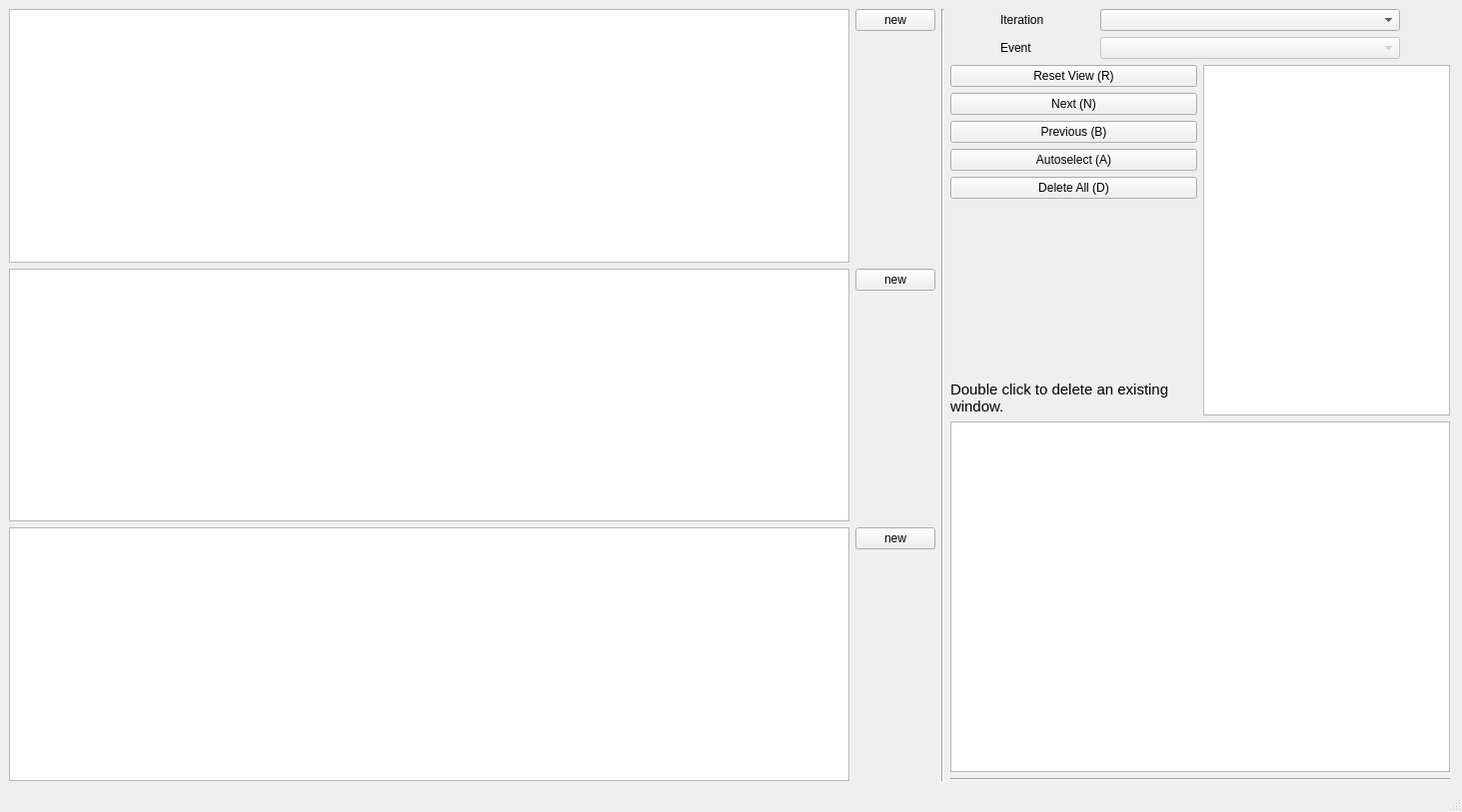
<?xml version="1.0" encoding="UTF-8"?>
<ui version="4.0">
 <class>MainWindow</class>
 <widget class="QMainWindow" name="MainWindow">
  <property name="enabled">
   <bool>true</bool>
  </property>
  <property name="geometry">
   <rect>
    <x>0</x>
    <y>0</y>
    <width>1463</width>
    <height>813</height>
   </rect>
  </property>
  <property name="minimumSize">
   <size>
    <width>800</width>
    <height>600</height>
   </size>
  </property>
  <property name="windowTitle">
   <string>LASIF Misfit GUI</string>
  </property>
  <widget class="QWidget" name="centralwidget">
   <property name="sizePolicy">
    <sizepolicy hsizetype="Maximum" vsizetype="Maximum">
     <horstretch>0</horstretch>
     <verstretch>0</verstretch>
    </sizepolicy>
   </property>
   <property name="autoFillBackground">
    <bool>false</bool>
   </property>
   <layout class="QHBoxLayout" name="horizontalLayout_5" stretch="10,1,1">
    <property name="rightMargin">
     <number>12</number>
    </property>
    <item>
     <layout class="QVBoxLayout" name="verticalLayout_6">
      <item>
       <layout class="QHBoxLayout" name="horizontalLayout_4" stretch="10,0">
        <item>
         <widget class="PlotWidget" name="z_graph">
          <property name="sizePolicy">
           <sizepolicy hsizetype="Ignored" vsizetype="Expanding">
            <horstretch>0</horstretch>
            <verstretch>0</verstretch>
           </sizepolicy>
          </property>
         </widget>
        </item>
        <item>
         <layout class="QVBoxLayout" name="verticalLayout_4">
          <item>
           <widget class="QPushButton" name="z_new_Button">
            <property name="text">
             <string>new</string>
            </property>
           </widget>
          </item>
          <item>
           <spacer name="verticalSpacer_3">
            <property name="orientation">
             <enum>Qt::Vertical</enum>
            </property>
            <property name="sizeHint" stdset="0">
             <size>
              <width>20</width>
              <height>40</height>
             </size>
            </property>
           </spacer>
          </item>
         </layout>
        </item>
       </layout>
      </item>
      <item>
       <layout class="QHBoxLayout" name="horizontalLayout_3" stretch="10,0">
        <item>
         <widget class="PlotWidget" name="n_graph">
          <property name="sizePolicy">
           <sizepolicy hsizetype="Ignored" vsizetype="Expanding">
            <horstretch>0</horstretch>
            <verstretch>0</verstretch>
           </sizepolicy>
          </property>
         </widget>
        </item>
        <item>
         <layout class="QVBoxLayout" name="verticalLayout_2">
          <item>
           <widget class="QPushButton" name="n_new_Button">
            <property name="text">
             <string>new</string>
            </property>
           </widget>
          </item>
          <item>
           <spacer name="verticalSpacer_2">
            <property name="orientation">
             <enum>Qt::Vertical</enum>
            </property>
            <property name="sizeHint" stdset="0">
             <size>
              <width>20</width>
              <height>40</height>
             </size>
            </property>
           </spacer>
          </item>
         </layout>
        </item>
       </layout>
      </item>
      <item>
       <layout class="QHBoxLayout" name="horizontalLayout_2" stretch="10,0">
        <item>
         <widget class="PlotWidget" name="e_graph">
          <property name="sizePolicy">
           <sizepolicy hsizetype="Ignored" vsizetype="Expanding">
            <horstretch>0</horstretch>
            <verstretch>0</verstretch>
           </sizepolicy>
          </property>
         </widget>
        </item>
        <item>
         <layout class="QVBoxLayout" name="verticalLayout_5">
          <item>
           <widget class="QPushButton" name="e_new_Button">
            <property name="text">
             <string>new</string>
            </property>
           </widget>
          </item>
          <item>
           <spacer name="verticalSpacer_4">
            <property name="orientation">
             <enum>Qt::Vertical</enum>
            </property>
            <property name="sizeHint" stdset="0">
             <size>
              <width>20</width>
              <height>40</height>
             </size>
            </property>
           </spacer>
          </item>
         </layout>
        </item>
       </layout>
      </item>
     </layout>
    </item>
    <item>
     <widget class="Line" name="line">
      <property name="orientation">
       <enum>Qt::Vertical</enum>
      </property>
     </widget>
    </item>
    <item>
     <layout class="QVBoxLayout" name="verticalLayout_3">
      <item>
       <layout class="QGridLayout" name="gridLayout">
        <item row="0" column="0">
         <widget class="QLabel" name="label">
          <property name="sizePolicy">
           <sizepolicy hsizetype="Fixed" vsizetype="Preferred">
            <horstretch>0</horstretch>
            <verstretch>0</verstretch>
           </sizepolicy>
          </property>
          <property name="text">
           <string>Iteration</string>
          </property>
         </widget>
        </item>
        <item row="0" column="1">
         <widget class="QComboBox" name="iteration_selection_comboBox">
          <property name="sizePolicy">
           <sizepolicy hsizetype="Preferred" vsizetype="Fixed">
            <horstretch>0</horstretch>
            <verstretch>0</verstretch>
           </sizepolicy>
          </property>
          <property name="maximumSize">
           <size>
            <width>300</width>
            <height>16777215</height>
           </size>
          </property>
          <property name="editable">
           <bool>false</bool>
          </property>
          <property name="currentText" stdset="0">
           <string/>
          </property>
         </widget>
        </item>
        <item row="1" column="0">
         <widget class="QLabel" name="label_2">
          <property name="sizePolicy">
           <sizepolicy hsizetype="Preferred" vsizetype="Preferred">
            <horstretch>0</horstretch>
            <verstretch>0</verstretch>
           </sizepolicy>
          </property>
          <property name="text">
           <string>Event</string>
          </property>
         </widget>
        </item>
        <item row="1" column="1">
         <widget class="QComboBox" name="event_selection_comboBox">
          <property name="enabled">
           <bool>false</bool>
          </property>
          <property name="sizePolicy">
           <sizepolicy hsizetype="Preferred" vsizetype="Fixed">
            <horstretch>0</horstretch>
            <verstretch>0</verstretch>
           </sizepolicy>
          </property>
          <property name="maximumSize">
           <size>
            <width>300</width>
            <height>16777215</height>
           </size>
          </property>
          <property name="editable">
           <bool>false</bool>
          </property>
          <property name="currentText" stdset="0">
           <string/>
          </property>
         </widget>
        </item>
       </layout>
      </item>
      <item>
       <layout class="QHBoxLayout" name="horizontalLayout" stretch="1,1">
        <item>
         <layout class="QVBoxLayout" name="verticalLayout">
          <item>
           <widget class="QPushButton" name="reset_view_Button">
            <property name="sizePolicy">
             <sizepolicy hsizetype="Minimum" vsizetype="Preferred">
              <horstretch>0</horstretch>
              <verstretch>0</verstretch>
             </sizepolicy>
            </property>
            <property name="text">
             <string>Reset View (R)</string>
            </property>
            <property name="shortcut">
             <string>R</string>
            </property>
           </widget>
          </item>
          <item>
           <widget class="QPushButton" name="next_Button">
            <property name="sizePolicy">
             <sizepolicy hsizetype="Minimum" vsizetype="Preferred">
              <horstretch>0</horstretch>
              <verstretch>0</verstretch>
             </sizepolicy>
            </property>
            <property name="text">
             <string>Next (N)</string>
            </property>
            <property name="shortcut">
             <string>N</string>
            </property>
           </widget>
          </item>
          <item>
           <widget class="QPushButton" name="previous_Button">
            <property name="sizePolicy">
             <sizepolicy hsizetype="Minimum" vsizetype="Preferred">
              <horstretch>0</horstretch>
              <verstretch>0</verstretch>
             </sizepolicy>
            </property>
            <property name="text">
             <string>Previous (B)</string>
            </property>
            <property name="shortcut">
             <string>B</string>
            </property>
           </widget>
          </item>
          <item>
           <widget class="QPushButton" name="autoselect_Button">
            <property name="sizePolicy">
             <sizepolicy hsizetype="Minimum" vsizetype="Preferred">
              <horstretch>0</horstretch>
              <verstretch>0</verstretch>
             </sizepolicy>
            </property>
            <property name="text">
             <string>Autoselect (A)</string>
            </property>
            <property name="shortcut">
             <string>A</string>
            </property>
           </widget>
          </item>
          <item>
           <widget class="QPushButton" name="delete_all_Button">
            <property name="sizePolicy">
             <sizepolicy hsizetype="Minimum" vsizetype="Preferred">
              <horstretch>0</horstretch>
              <verstretch>0</verstretch>
             </sizepolicy>
            </property>
            <property name="text">
             <string>Delete All (D)</string>
            </property>
            <property name="shortcut">
             <string>D</string>
            </property>
           </widget>
          </item>
          <item>
           <spacer name="verticalSpacer">
            <property name="orientation">
             <enum>Qt::Vertical</enum>
            </property>
            <property name="sizeHint" stdset="0">
             <size>
              <width>20</width>
              <height>40</height>
             </size>
            </property>
           </spacer>
          </item>
          <item>
           <widget class="QLabel" name="label_3">
            <property name="font">
             <font>
              <pointsize>11</pointsize>
             </font>
            </property>
            <property name="text">
             <string>Double click to delete an existing window.</string>
            </property>
            <property name="textFormat">
             <enum>Qt::PlainText</enum>
            </property>
            <property name="wordWrap">
             <bool>true</bool>
            </property>
           </widget>
          </item>
         </layout>
        </item>
        <item>
         <widget class="QListWidget" name="stations_listWidget">
          <property name="sizePolicy">
           <sizepolicy hsizetype="Preferred" vsizetype="MinimumExpanding">
            <horstretch>0</horstretch>
            <verstretch>0</verstretch>
           </sizepolicy>
          </property>
          <property name="maximumSize">
           <size>
            <width>250</width>
            <height>16777215</height>
           </size>
          </property>
         </widget>
        </item>
       </layout>
      </item>
      <item>
       <widget class="Qt4MplCanvas" name="mapView">
        <property name="sizePolicy">
         <sizepolicy hsizetype="Preferred" vsizetype="Expanding">
          <horstretch>0</horstretch>
          <verstretch>0</verstretch>
         </sizepolicy>
        </property>
        <property name="minimumSize">
         <size>
          <width>500</width>
          <height>0</height>
         </size>
        </property>
       </widget>
      </item>
      <item>
       <widget class="Line" name="line_2">
        <property name="orientation">
         <enum>Qt::Horizontal</enum>
        </property>
       </widget>
      </item>
     </layout>
    </item>
   </layout>
  </widget>
  <widget class="QStatusBar" name="statusbar"/>
 </widget>
 <customwidgets>
  <customwidget>
   <class>PlotWidget</class>
   <extends>QGraphicsView</extends>
   <header>pyqtgraph</header>
  </customwidget>
  <customwidget>
   <class>Qt4MplCanvas</class>
   <extends>QGraphicsView</extends>
   <header>lasif.misfit_gui.qt4mplcanvas.h</header>
  </customwidget>
 </customwidgets>
 <resources/>
 <connections/>
</ui>
